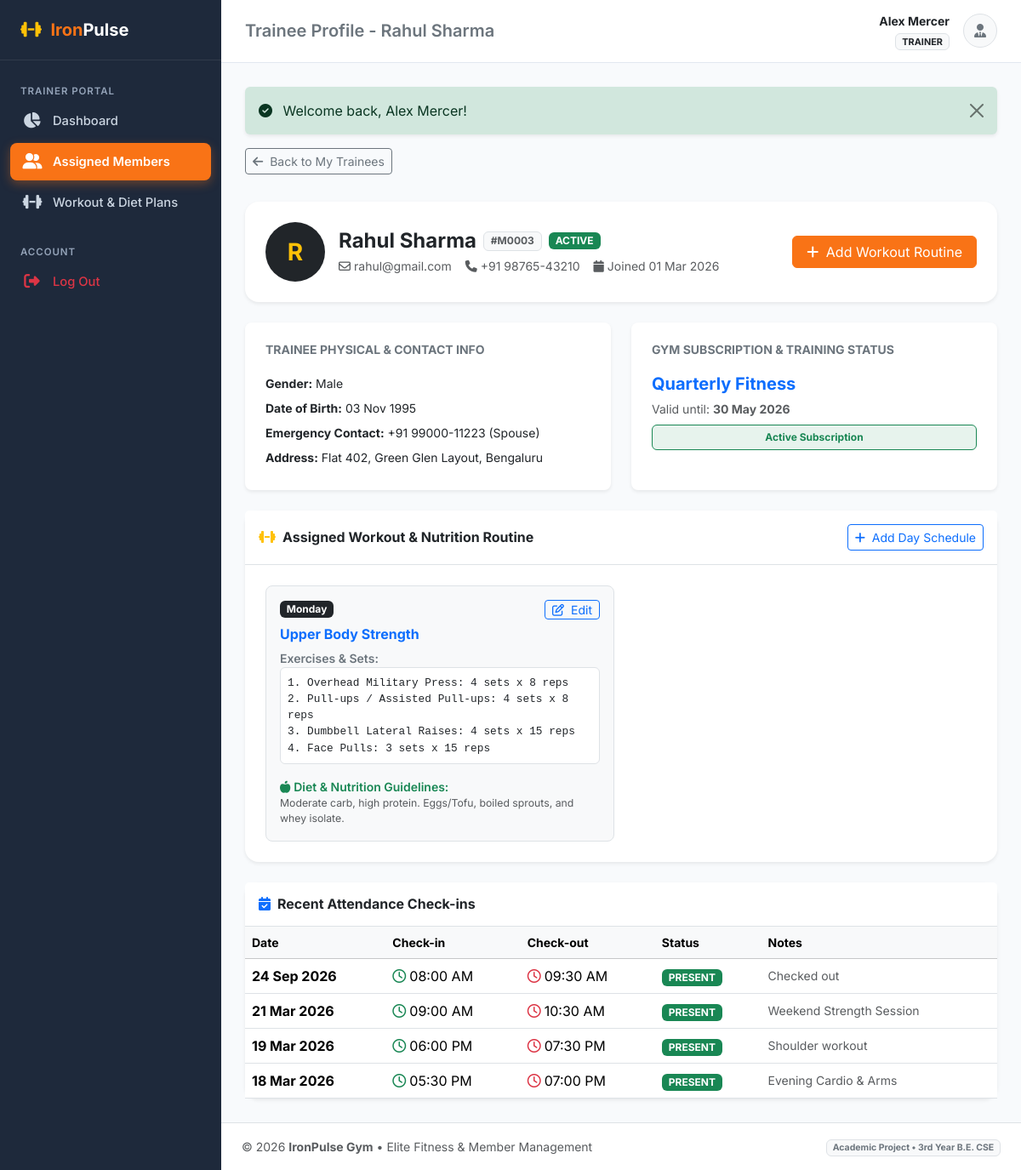
Screenshot of /trainer/member_view.php?id=3 (signed in) with the database file from the repository.
### tables this page shows
CREATE TABLE `members` (
    `id` INT AUTO_INCREMENT PRIMARY KEY,
    `user_id` INT NOT NULL UNIQUE,
    `gender` ENUM('Male', 'Female', 'Other') NOT NULL DEFAULT 'Male',
    `dob` DATE DEFAULT NULL,
    `address` TEXT DEFAULT NULL,
    `emergency_contact` VARCHAR(30) DEFAULT NULL,
    `trainer_id` INT DEFAULT NULL,
    `join_date` DATE NOT NULL,
    `status` ENUM('active', 'inactive') NOT NULL DEFAULT 'active',
    `created_at` TIMESTAMP DEFAULT CURRENT_TIMESTAMP,
    CONSTRAINT `fk_members_user` FOREIGN KEY (`user_id`) 
        REFERENCES `users` (`id`) ON DELETE CASCADE ON UPDATE CASCADE,
    CONSTRAINT `fk_members_trainer` FOREIGN KEY (`trainer_id`) 
        REFERENCES `trainers` (`id`) ON DELETE SET NULL ON UPDATE CASCADE
);

CREATE TABLE `users` (
    `id` INT AUTO_INCREMENT PRIMARY KEY,
    `name` VARCHAR(100) NOT NULL,
    `email` VARCHAR(120) NOT NULL UNIQUE,
    `password` VARCHAR(255) NOT NULL,
    `role` ENUM('admin', 'trainer', 'member') NOT NULL DEFAULT 'member',
    `phone` VARCHAR(20) DEFAULT NULL,
    `status` ENUM('active', 'inactive') NOT NULL DEFAULT 'active',
    `created_at` TIMESTAMP DEFAULT CURRENT_TIMESTAMP,
    `updated_at` TIMESTAMP DEFAULT CURRENT_TIMESTAMP ON UPDATE CURRENT_TIMESTAMP
);

CREATE TABLE `memberships` (
    `id` INT AUTO_INCREMENT PRIMARY KEY,
    `member_id` INT NOT NULL,
    `plan_id` INT NOT NULL,
    `start_date` DATE NOT NULL,
    `end_date` DATE NOT NULL,
    `status` ENUM('active', 'expired', 'pending', 'cancelled') NOT NULL DEFAULT 'active',
    `created_at` TIMESTAMP DEFAULT CURRENT_TIMESTAMP,
    CONSTRAINT `fk_memberships_member` FOREIGN KEY (`member_id`) 
        REFERENCES `members` (`id`) ON DELETE CASCADE ON UPDATE CASCADE,
    CONSTRAINT `fk_memberships_plan` FOREIGN KEY (`plan_id`) 
        REFERENCES `membership_plans` (`id`) ON DELETE RESTRICT ON UPDATE CASCADE
);

CREATE TABLE `membership_plans` (
    `id` INT AUTO_INCREMENT PRIMARY KEY,
    `plan_name` VARCHAR(100) NOT NULL,
    `duration_days` INT NOT NULL COMMENT 'Duration in number of days',
    `price` DECIMAL(10,2) NOT NULL,
    `description` TEXT DEFAULT NULL,
    `status` ENUM('active', 'inactive') NOT NULL DEFAULT 'active',
    `created_at` TIMESTAMP DEFAULT CURRENT_TIMESTAMP
);

CREATE TABLE `workouts` (
    `id` INT AUTO_INCREMENT PRIMARY KEY,
    `member_id` INT NOT NULL,
    `trainer_id` INT DEFAULT NULL,
    `title` VARCHAR(150) NOT NULL,
    `day_of_week` ENUM('Monday', 'Tuesday', 'Wednesday', 'Thursday', 'Friday', 'Saturday', 'Sunday', 'All Days') NOT NULL DEFAULT 'Monday',
    `exercise_details` TEXT NOT NULL COMMENT 'Exercise names, sets, reps, weight suggestions',
    `diet_notes` TEXT DEFAULT NULL COMMENT 'Nutritional guidelines, calories, water intake',
    `created_at` TIMESTAMP DEFAULT CURRENT_TIMESTAMP,
    `updated_at` TIMESTAMP DEFAULT CURRENT_TIMESTAMP ON UPDATE CURRENT_TIMESTAMP,
    CONSTRAINT `fk_workouts_member` FOREIGN KEY (`member_id`) 
        REFERENCES `members` (`id`) ON DELETE CASCADE ON UPDATE CASCADE,
    CONSTRAINT `fk_workouts_trainer` FOREIGN KEY (`trainer_id`) 
        REFERENCES `trainers` (`id`) ON DELETE SET NULL ON UPDATE CASCADE
);

CREATE TABLE `attendance` (
    `id` INT AUTO_INCREMENT PRIMARY KEY,
    `member_id` INT NOT NULL,
    `attendance_date` DATE NOT NULL,
    `check_in_time` TIME NOT NULL,
    `check_out_time` TIME DEFAULT NULL,
    `status` ENUM('Present', 'Absent', 'Late') NOT NULL DEFAULT 'Present',
    `notes` VARCHAR(255) DEFAULT NULL,
    `created_at` TIMESTAMP DEFAULT CURRENT_TIMESTAMP,
    CONSTRAINT `fk_attendance_member` FOREIGN KEY (`member_id`) 
        REFERENCES `members` (`id`) ON DELETE CASCADE ON UPDATE CASCADE
);

### trainer/member_view.php (the view, shortened to what this page needs)
<?php
require_once __DIR__ . '/../includes/functions.php';
$pdo = get_db_connection();
$user = current_user();
$trStmt = $pdo->prepare("SELECT id FROM trainers WHERE user_id = ?");
$trStmt->execute([$user['id']]);
$trainerId = (int)$trStmt->fetchColumn();
$memberId = (int)($_GET['id'] ?? 0);
$stmt = $pdo->prepare("
    SELECT m.*, u.name, u.email, u.phone
    FROM members m
    JOIN users u ON m.user_id = u.id
    WHERE m.id = ? AND m.trainer_id = ?
");
$stmt->execute([$memberId, $trainerId]);
$member = $stmt->fetch();
$subStmt = $pdo->prepare("
    SELECT ms.*, mp.plan_name
    FROM memberships ms
    JOIN membership_plans mp ON ms.plan_id = mp.id
    WHERE ms.member_id = ? AND ms.status = 'active'
    ORDER BY ms.id DESC LIMIT 1
");
$subStmt->execute([$memberId]);
$activeSub = $subStmt->fetch();
$wStmt = $pdo->prepare("
    SELECT * FROM workouts
    WHERE member_id = ?
    ORDER BY FIELD(day_of_week, 'Monday', 'Tuesday', 'Wednesday', 'Thursday', 'Friday', 'Saturday', 'Sunday', 'All Days')
");
$wStmt->execute([$memberId]);
$workouts = $wStmt->fetchAll();
$attStmt = $pdo->prepare("
    SELECT * FROM attendance
    WHERE member_id = ?
    ORDER BY attendance_date DESC
    LIMIT 10
");
$attStmt->execute([$memberId]);
$recentAttendance = $attStmt->fetchAll();
include __DIR__ . '/../includes/header.php';
?>
<div class="mb-4">
    <a href="<?= BASE_URL ?>/trainer/members.php" class="btn btn-outline-secondary btn-sm mb-2">
        <i class="fa-solid fa-arrow-left me-1"></i> Back to My Trainees
    </a>
</div>
<div class="card border-0 shadow-sm rounded-4 mb-4">
    <div class="card-body p-4">
        <div class="d-flex flex-column flex-md-row justify-content-between align-items-md-center gap-3">
            <div class="d-flex align-items-center gap-3">
                <div class="bg-dark text-warning rounded-circle d-flex align-items-center justify-content-center fw-bold fs-3" style="width: 70px; height: 70px;">
                    <?= strtoupper(substr($member['name'], 0, 1)) ?>
                </div>
                <div>
                    <div class="d-flex align-items-center gap-2">
                        <h4 class="fw-bold mb-0 text-dark"><?= htmlspecialchars($member['name']) ?></h4>
                        <span class="badge bg-light text-muted border">#M<?= str_pad($member['id'], 4, '0', STR_PAD_LEFT) ?></span>
                        <?= get_status_badge($member['status']) ?>
                    </div>
                    <div class="text-muted small mt-1 d-flex flex-wrap gap-3">
                        <span><i class="fa-regular fa-envelope me-1"></i><?= htmlspecialchars($member['email']) ?></span>
                        <span><i class="fa-solid fa-phone me-1"></i><?= htmlspecialchars($member['phone'] ?? 'N/A') ?></span>
                        <span><i class="fa-solid fa-calendar me-1"></i>Joined <?= format_date($member['join_date']) ?></span>
                    </div>
                </div>
            </div>
            <div>
                <a href="<?= BASE_URL ?>/trainer/workout_add.php?member_id=<?= $member['id'] ?>" class="btn btn-primary px-3">
                    <i class="fa-solid fa-plus me-1"></i> Add Workout Routine
                </a>
            </div>
        </div>
    </div>
</div>
<div class="row g-4 mb-4">
    <div class="col-md-6">
        <div class="card border-0 shadow-sm rounded-3 p-4 h-100">
            <h6 class="fw-bold text-secondary text-uppercase small mb-3">Trainee Physical & Contact Info</h6>
            <ul class="list-unstyled small mb-0">
                <li class="py-1"><strong>Gender:</strong> <?= htmlspecialchars($member['gender']) ?></li>
                <li class="py-1"><strong>Date of Birth:</strong> <?= format_date($member['dob']) ?></li>
                <li class="py-1"><strong>Emergency Contact:</strong> <?= htmlspecialchars($member['emergency_contact'] ?? 'None recorded') ?></li>
                <li class="py-1"><strong>Address:</strong> <?= htmlspecialchars($member['address'] ?? 'Not provided') ?></li>
            </ul>
        </div>
    </div>
    <div class="col-md-6">
        <div class="card border-0 shadow-sm rounded-3 p-4 h-100">
            <h6 class="fw-bold text-secondary text-uppercase small mb-3">Gym Subscription & Training Status</h6>
            <?php if ($activeSub): ?>
                <div class="fw-bold text-primary fs-5 mb-1"><?= htmlspecialchars($activeSub['plan_name']) ?></div>
                <div class="small text-muted mb-2">Valid until: <strong><?= format_date($activeSub['end_date']) ?></strong></div>
                <span class="badge bg-success bg-opacity-10 text-success border border-success p-2">Active Subscription</span>
            <?php else: ?>
                <span class="badge bg-danger bg-opacity-10 text-danger border border-danger p-2">No Active Subscription</span>
                <p class="text-muted small mt-2">Member subscription is currently expired or pending renewal.</p>
            <?php endif; ?>
        </div>
    </div>
</div>
<div class="card border-0 shadow-sm rounded-4 mb-4">
    <div class="card-header bg-white border-bottom py-3 d-flex justify-content-between align-items-center">
        <h6 class="fw-bold mb-0 text-dark"><i class="fa-solid fa-dumbbell me-2 text-warning"></i>Assigned Workout & Nutrition Routine</h6>
        <a href="<?= BASE_URL ?>/trainer/workout_add.php?member_id=<?= $member['id'] ?>" class="btn btn-sm btn-outline-primary">
            <i class="fa-solid fa-plus me-1"></i> Add Day Schedule
        </a>
    </div>
    <div class="card-body p-4">
        <?php if (!empty($workouts)): ?>
            <div class="row g-3">
                <?php foreach ($workouts as $w): ?>
                    <div class="col-md-6">
                        <div class="card border rounded-3 p-3 h-100 bg-light">
                            <div class="d-flex justify-content-between align-items-center mb-2">
                                <span class="badge bg-dark"><?= htmlspecialchars($w['day_of_week']) ?></span>
                                <a href="<?= BASE_URL ?>/trainer/workout_edit.php?id=<?= $w['id'] ?>" class="btn btn-sm btn-outline-primary py-0 px-2 small">
                                    <i class="fa-regular fa-pen-to-square me-1"></i> Edit
                                </a>
                            </div>
                            <h6 class="fw-bold text-primary mb-2"><?= htmlspecialchars($w['title']) ?></h6>
                            <div class="small mb-3">
                                <div class="fw-semibold text-secondary">Exercises & Sets:</div>
                                <pre class="bg-white p-2 border rounded font-monospace small mb-0" style="white-space: pre-wrap; font-size: 0.8rem;"><?= htmlspecialchars($w['exercise_details']) ?></pre>
                            </div>
                            <?php if (!empty($w['diet_notes'])): ?>
                                <div class="small">
                                    <div class="fw-semibold text-success"><i class="fa-solid fa-apple-whole me-1"></i>Diet & Nutrition Guidelines:</div>
                                    <p class="text-muted mb-0 small"><?= nl2br(htmlspecialchars($w['diet_notes'])) ?></p>
                                </div>
                            <?php endif; ?>
                        </div>
                    </div>
                <?php endforeach; ?>
            </div>
        <?php endif; ?>
    </div>
</div>
<div class="card border-0 shadow-sm rounded-4">
    <div class="card-header bg-white border-bottom py-3">
        <h6 class="fw-bold mb-0 text-dark"><i class="fa-solid fa-calendar-check me-2 text-primary"></i>Recent Attendance Check-ins</h6>
    </div>
    <div class="card-body p-0">
        <div class="table-responsive">
            <table class="table table-hover align-middle mb-0">
                <thead class="table-light small">
                    <tr>
                        <th>Date</th>
                        <th>Check-in</th>
                        <th>Check-out</th>
                        <th>Status</th>
                        <th>Notes</th>
                    </tr>
                </thead>
                <tbody>
                    <?php if (!empty($recentAttendance)): ?>
                        <?php foreach ($recentAttendance as $ra): ?>
                            <tr>
                                <td class="fw-bold"><?= format_date($ra['attendance_date']) ?></td>
                                <td><i class="fa-regular fa-clock me-1 text-success"></i><?= format_time($ra['check_in_time']) ?></td>
                                <td><?= $ra['check_out_time'] ? '<i class="fa-regular fa-clock me-1 text-danger"></i>' . format_time($ra['check_out_time']) : '<span class="text-muted">--</span>' ?></td>
                                <td><?= get_status_badge($ra['status']) ?></td>
                                <td class="small text-muted"><?= htmlspecialchars($ra['notes'] ?? 'Routine session') ?></td>
                            </tr>
                        <?php endforeach; ?>
                    <?php else: ?>
                        <tr>
                            <td colspan="5" class="text-center py-4 text-muted">No attendance logs available.</td>
                        </tr>
                    <?php endif; ?>
                </tbody>
            </table>
        </div>
    </div>
</div>
<?php include __DIR__ . '/../includes/footer.php'; ?>

### includes/functions.php (shortened to what this page needs)
<?php
function format_date($dateStr, $format = 'd M Y') {
    $timestamp = strtotime($dateStr);
    return $timestamp ? date($format, $timestamp) : 'N/A';
}
function format_time($timeStr, $format = 'h:i A') {
    $timestamp = strtotime($timeStr);
    return $timestamp ? date($format, $timestamp) : 'N/A';
}
function get_status_badge($status) {
    $statusLower = strtolower(trim((string)$status));
    $badgeClass = 'bg-secondary';
    switch ($statusLower) {
        case 'active':
        case 'paid':
        case 'present':
            $badgeClass = 'bg-success';
            break;
    }
    return '<span class="badge ' . $badgeClass . ' text-uppercase px-2 py-1">' . htmlspecialchars(ucfirst($status)) . '</span>';
}

### assets/css/custom.css (style rules this page uses)
:root { --primary-color: #f97316; --primary-hover: #ea580c; --dark-bg: #0f172a; --sidebar-bg: #1e293b; --sidebar-hover: #334155; --body-bg: #f8fafc; --card-border: #e2e8f0; --text-main: #1e293b; --text-muted: #64748b; }
body { background-color: var(--body-bg); color: var(--text-main); font-family: 'Inter', -apple-system, BlinkMacSystemFont, "Segoe UI", Roboto, sans-serif; min-height: 100vh; display: flex; flex-direction: column; }
.btn-primary { background-color: var(--primary-color); border-color: var(--primary-color); }

### rows the page displays
members: user.name "R", user.name "Rahul Sharma", id "0003", status "ACTIVE", user.email "rahul@gmail.com", user.phone "+91 98765-43210", join_date "01 Mar 2026", gender "Male", dob "03 Nov 1995", emergency_contact "+91 99000-11223 (Spouse)", address "Flat 402, Green Glen Layout, Bengaluru"
memberships: plan.plan_name "Quarterly Fitness", end_date "30 May 2026"
workouts: day_of_week "Monday", title "Upper Body Strength", exercise_details "1. Overhead Military Press: 4 sets x 8 reps 2. Pull-ups / Assisted Pull-ups: 4 sets x 8 reps 3. Dumbbell Lateral Raises: 4 sets x 15 reps 4. Face Pulls: 3 sets x 15 reps", diet_notes "Moderate carb, high protein. Eggs/Tofu, boiled sprouts, and whey isolate."
attendance: attendance_date "24 Sep 2026", check_in_time "08:00 AM", check_out_time "09:30 AM", status "PRESENT", notes "Checked out"
attendance: attendance_date "21 Mar 2026", check_in_time "09:00 AM", check_out_time "10:30 AM", status "PRESENT", notes "Weekend Strength Session"
attendance: attendance_date "19 Mar 2026", check_in_time "06:00 PM", check_out_time "07:30 PM", status "PRESENT", notes "Shoulder workout"
attendance: attendance_date "18 Mar 2026", check_in_time "05:30 PM", check_out_time "07:00 PM", status "PRESENT", notes "Evening Cardio & Arms"

### other values shown
$pageTitle "Trainee Profile - Rahul Sharma"
$currentUser['name'] "Alex Mercer"
$currentUser['role'] "TRAINER"
$flash['text'] "Welcome back, Alex Mercer!"
APP_NAME "IronPulse Gym"
APP_TAGLINE "Elite Fitness & Member Management"
